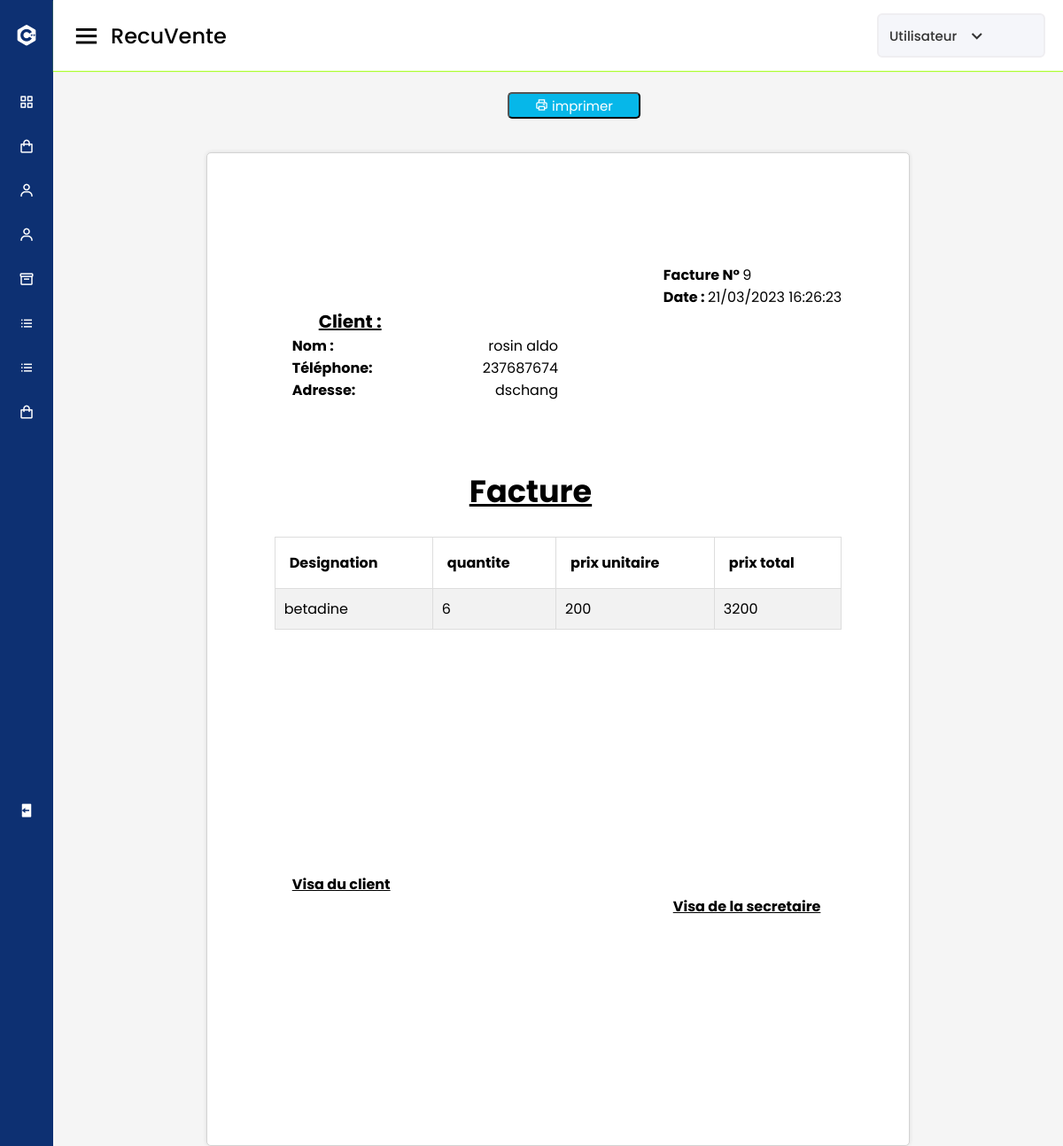
/recuVente.php?idvente=9, run on the app's committed database.
### tables this page shows
CREATE TABLE `vente` (
  `idvente` int(11) NOT NULL,
  `idarticle` int(11) NOT NULL,
  `idclient` int(11) NOT NULL,
  `quantite` int(11) NOT NULL,
  `prix` int(11) NOT NULL,
  `date_vente` timestamp NOT NULL DEFAULT current_timestamp(),
  `etat` enum('0','1') NOT NULL DEFAULT '1'
);

CREATE TABLE `client` (
  `idclient` int(11) NOT NULL,
  `nomclient` varchar(30) NOT NULL,
  `prenomclient` varchar(30) NOT NULL,
  `telephoneclient` varchar(30) NOT NULL,
  `adresseclient` varchar(30) NOT NULL
);

CREATE TABLE `article` (
  `idarticle` int(11) NOT NULL,
  `nomarticle` varchar(50) NOT NULL,
  `categorie` varchar(50) NOT NULL,
  `quantite` int(11) NOT NULL,
  `prix_unitaire` int(11) NOT NULL,
  `date_fabrication` datetime NOT NULL,
  `date_expiration` datetime NOT NULL
);

### function.php (called while the page is built, shortened)
<?php
function getVente($id=null){
    if(!empty($id)){
        $sql = " SELECT idvente, prix_unitaire,adresseclient,telephoneclient, nomarticle, nomclient, prenomclient, v.quantite, prix, date_vente FROM client AS c, vente AS v, article AS a WHERE v.idarticle=a.idarticle AND v.idclient=c.idclient AND v.idvente=? AND etat=?";
        $req = $GLOBALS['connexion']->prepare($sql);
        $req->execute(array($id,1));
        return $req->fetch();
      } }
?>

### recuVente.php (the view, shortened to what this page needs)
<?php
include 'entete.php';
if(!empty($_GET['idvente'])){
  $vente = getVente($_GET['idvente']);
}
?>
<div class="home-content">
    <button class="hidden-print" id="btnPrint" style ="position:relative; left:45%;"> <i class='bx bx-printer' ></i> imprimer</button>
<div class="page">
        <div class="cote-a-cote">
            <div>
                <br><br><p><span style="font-weight: bold;">Facture  N° </span> <?= $vente['idvente']?> </p>
                <p><span style="font-weight: bold;">Date : </span><?= date('d/m/Y H:i:s', strtotime($vente['date_vente']))?> </p>
            </div>
        </div>
        <p><span style="font-weight: bold; tex-decoration: underline; font-size:20px; padding-left:50px;"><U>Client : </U></p>
        <div class="cote-a-cote" style="width:50%;">
            <p style="padding-left:20px; font-weight: bold;">Nom :</p>
            <p><?= $vente['nomclient']." ".$vente['prenomclient'] ?> </p>
        </div>
        <div class="cote-a-cote" style="width:50%;">
            <p style="padding-left:20px;font-weight: bold;">Téléphone:</p>
            <p><?= $vente['telephoneclient'] ?> </p>
        </div>
        <div class="cote-a-cote" style="width:50%;">
            <p style="font-weight: bold; padding-left:20px;">Adresse:</p>
            <p><?= $vente['adresseclient']?> </p>
        </div>
        <br>
        <br>
        <br>
        <p><span style="font-weight: bold; tex-decoration: underline;font-size:35px; padding-left:220px;"><U>Facture</U></p><br>
        <table class="mtable"  border-color="black" border=2>
    <tr>
        <th>Designation</th>
        <th>quantite</th>
        <th>prix unitaire </th>
        <th>prix total</th>
    </tr>
        <tr>
           <td><?= $vente['nomarticle'] ?></td>
           <td><?= $vente['quantite'] ?></td>
           <td><?= $vente['prix_unitaire'] ?></td>
           <td><?= $vente['prix'] ?></td>
        </tr>
</table>
<br><br><br><br><br><br><br><br><br><br><br>
    <p style="padding-left:20px;font-weight: bold;"><U>Visa du client</U></p>
    <p style="padding-left:450px;font-weight: bold;"><U>Visa de la secretaire</U></p>
        </div>
      </div>
    </section>
    <?php
include 'pied.php';
?>

### style.css (style rules this page uses)
* { margin: 0; padding: 0; box-sizing: border-box; font-family: "Poppins", sans-serif; }
.home-section .home-content { position: relative; padding-top: 104px; }
button { background-color: rgb(6, 183, 233); color: white; width: 150px; height: 30px; font-size: 15px; border-radius: 5px; }
table.mtable { width: 100%; border-collapse: collapse; width: 100%; border: 1px solid #ddd; }
th, td { text-align: left; padding: 16px; }
table.mtable tr:nth-child(even) { background: #f2f2f2; }
table.mtable td { padding: 10px; }
.cote-a-cote { display: flex; justify-content: space-between; }
.page { width: 210mm; min-height: 297mm; padding: 20mm; margin: 10mm auto; border: 1px #D3D3D3 solid; border-radius: 5px; background: white; box-shadow: 0 0 5px rgba(0, 0, 0, 0.1); }
body { background-size: cover; height: 100vh; border-radius: 0px 0px 20px 20px; margin-bottom: 40px; }

### data on the page
vente: idvente "9", date_vente "21/03/2023 16:26:23", idclient.nomclient "rosin", idclient.prenomclient "aldo", idclient.telephoneclient "237687674", idclient.adresseclient "dschang", idarticle.nomarticle "betadine", quantite "6", idarticle.prix_unitaire "200", prix "3200"

### other printed values
str_replace(".php","",basename($_SERVER['PHP_SELF'])) "RecuVente"
